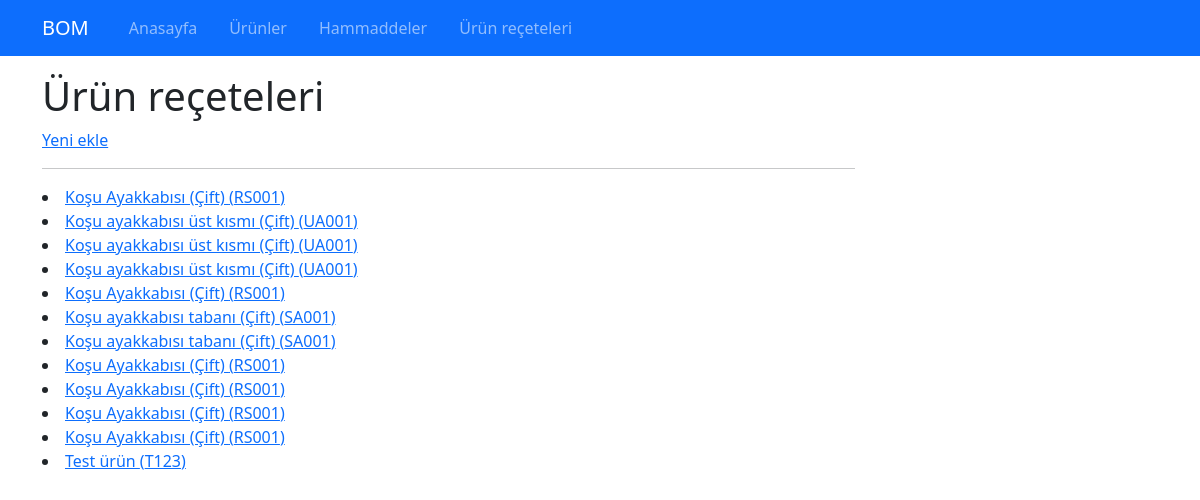
Page /boms on the committed database.
### bom/models.py (models this page shows, shortened)
class BillOfMaterials(models.Model):
    final_product = models.ForeignKey(Product, on_delete=models.CASCADE, related_name='bom')
    raw_material = models.ForeignKey(RawMaterial, null=True, blank=True, on_delete=models.CASCADE, related_name='bom_items')
    semi_finished_product = models.ForeignKey(Product, null=True, blank=True, on_delete=models.CASCADE, related_name='bom_items')
    quantity = models.FloatField()

class Product(models.Model):
    name = models.CharField(max_length=100, unique=True)
    description = models.TextField(blank=True, null=True)
    sku = models.CharField(max_length=50, unique=True)

### bom/views.py (the view)
# urls.py: path("boms", views.boms, name= "boms"),
def boms(request):
    context = {"boms":BillOfMaterials.objects.all()}
    return render(request, "bom/boms.html", context)

### bom/templates/bom/boms.html (shortened to what this page needs)
{% extends "base.html" %}
{% block content %}
<div class="container mt-3">
    <div class="row">
    <div class="row">
        <div class="col-9">
            <h1>Ürün reçeteleri</h1>
            <a href="{% url 'add_bom' %}">Yeni ekle</a>
            <hr>
            {%for bom in boms%}
            <li><a href="{% url "bom_detail" bom.final_product.sku %}">{{bom.final_product.name}} ({{bom.final_product.sku}})</a></li>
            {%endfor%}
        </div>
    </div>
</div>
{% endblock %}

### rows in the picture
BillOfMaterials: final_product.name "Koşu Ayakkabısı (Çift)", final_product.sku "RS001"
BillOfMaterials: final_product.name "Koşu ayakkabısı üst kısmı (Çift)", final_product.sku "UA001"
BillOfMaterials: final_product.name "Koşu ayakkabısı üst kısmı (Çift)", final_product.sku "UA001"
BillOfMaterials: final_product.name "Koşu ayakkabısı üst kısmı (Çift)", final_product.sku "UA001"
BillOfMaterials: final_product.name "Koşu Ayakkabısı (Çift)", final_product.sku "RS001"
BillOfMaterials: final_product.name "Koşu ayakkabısı tabanı (Çift)", final_product.sku "SA001"
BillOfMaterials: final_product.name "Koşu ayakkabısı tabanı (Çift)", final_product.sku "SA001"
BillOfMaterials: final_product.name "Koşu Ayakkabısı (Çift)", final_product.sku "RS001"
BillOfMaterials: final_product.name "Koşu Ayakkabısı (Çift)", final_product.sku "RS001"
BillOfMaterials: final_product.name "Koşu Ayakkabısı (Çift)", final_product.sku "RS001"
BillOfMaterials: final_product.name "Koşu Ayakkabısı (Çift)", final_product.sku "RS001"
BillOfMaterials: final_product.name "Test ürün", final_product.sku "T123"
